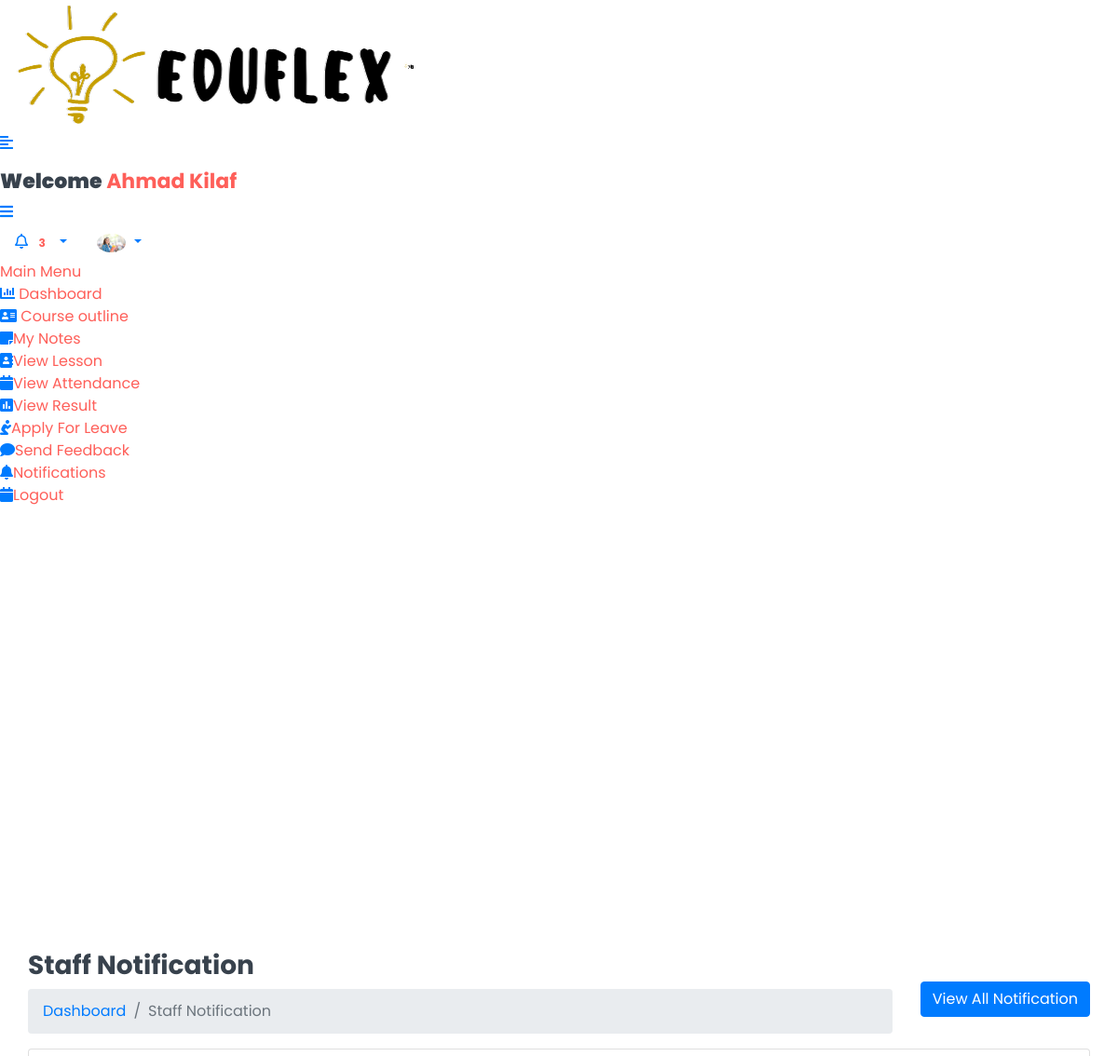
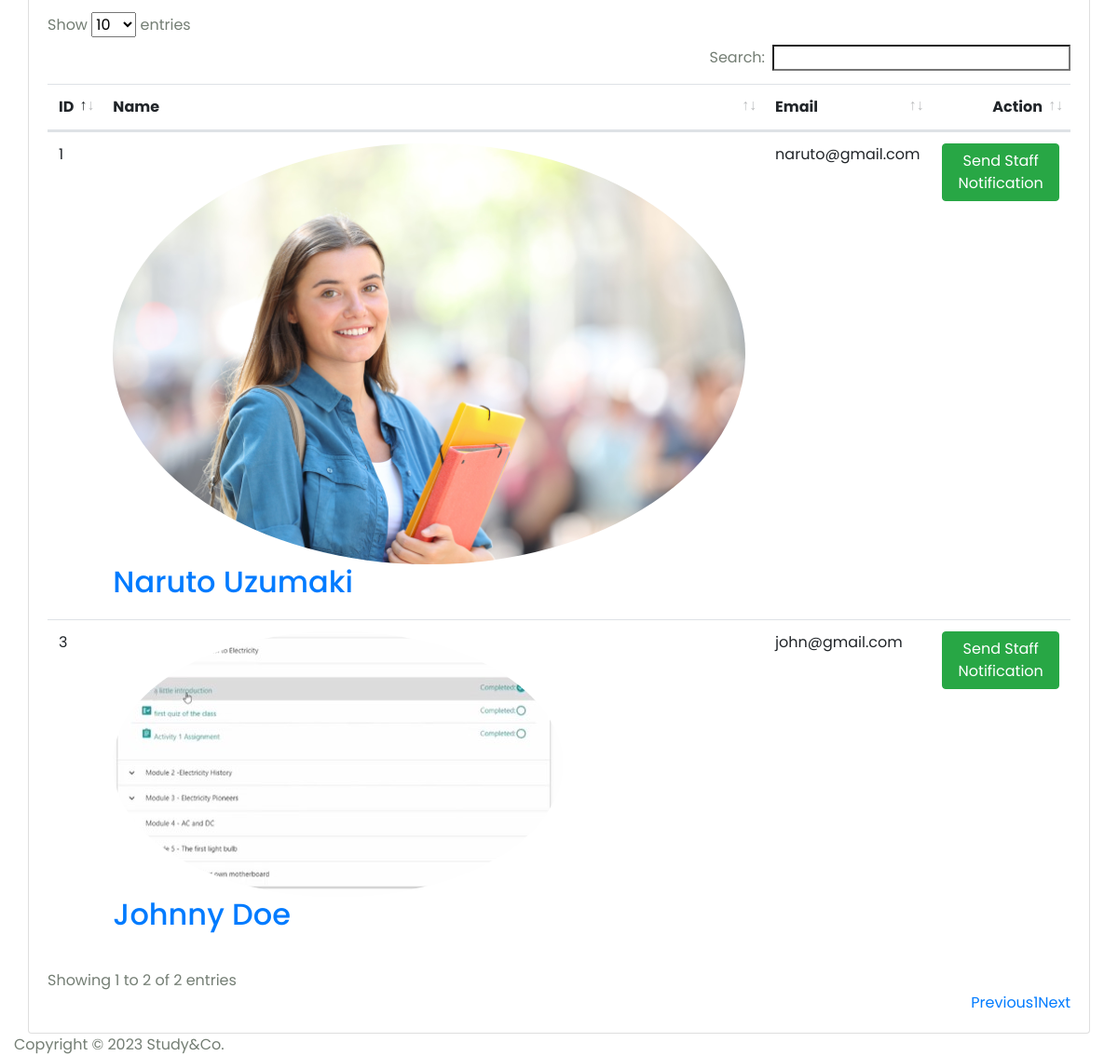
Screenshot of /Hod/Staff/send_notification (signed in) with the database file from the repository (2 pictures, top to bottom).
### StudyApp/models.py (models this page shows, shortened)
class CustomUser(AbstractUser):
    USER = (
        (1,'HOD'),
        (2,'STAFF'),
        (3,'STUDENT'),
    )
    user_type = models.CharField(choices=USER,max_length=50,default=1)
    profile_pic = models.ImageField(upload_to='media/profile_pic')

class Staff(models.Model):
    admin = models.OneToOneField(CustomUser,on_delete=models.CASCADE)
    address = models.TextField()
    gender = models.CharField(max_length=100)
    created_at = models.DateTimeField(auto_now_add=True)
    updated_at = models.DateTimeField(auto_now=True)

### StudyGo/Hod_Views.py (the view)
# urls.py: path('Hod/Staff/send_notification',Hod_Views.STAFF_SEND_NOTIFICATION,name='staff_send_notification'),
@login_required(login_url='login')
def STAFF_SEND_NOTIFICATION(request):
    staff = Staff.objects.all()
    see_notification = Staff_Notification.objects.all().order_by('-id')[0:5]
    context = {
        'staff': staff,
        'see_notification':see_notification,
    }
    return render(request,'Hod/staff_notification.html',context)

### templates/Hod/staff_notification.html (shortened to what this page needs)
{% extends 'base.html' %} {% block content %}
<div class="content container-fluid">
  <div class="page-header">
    <div class="row align-items-center">
      <div class="col">
        <h3 class="page-title">Staff Notification</h3>
        <ul class="breadcrumb">
          <li class="breadcrumb-item"><a href="index.html">Dashboard</a></li>
          <li class="breadcrumb-item active">Staff Notification</li>
        </ul>
      </div>
      <div class="col-auto text-right float-right ml-auto">
        <button
          type="button"
          class="btn btn-primary"
          data-toggle="modal"
          data-target="#exampleModalCenter"
        >
          View All Notification
        </button>
      </div>
    </div>
  </div>
  <div class="row">
    <div class="col-sm-12">
      <div class="card card-table">
        <div class="card-body">
          <div class="table-responsive">
            <table id="table_id" class="table table-hover table-center mb-0">
              <thead>
                <tr>
                  <th>ID</th>
                  <th>Name</th>
                  <th>Email</th>
                  <th class="text-right">Action</th>
                </tr>
              </thead>
              <tbody>
                {% for i in staff %}
                <tr>
                  <td>{{i.id}}</td>
                  <td>
                    <h2 class="table-avatar">
                      <a href="#" class="avatar avatar-sm mr-2"
                        ><img
                          class="avatar-img rounded-circle"
                          src="/{{i.admin.profile_pic}}"
                          alt="User Image"
                      /></a>
                      <a href="#"
                        >{{i.admin.first_name}} {{i.admin.last_name}}</a
                      >
                    </h2>
                  </td>
                  <td>{{i.admin.email}}</td>
                  <td class="text-right">
                    <button
                      type="button"
                      class="btn btn-success"
                      data-toggle="modal"
                      data-target="#sendnotification-{{forloop.counter}}"
                    >
                      Send Staff Notification
                    </button>
                  </td>
                </tr>
                {% endfor %}
              </tbody>
            </table>
          </div>
        </div>
      </div>
    </div>
  </div>
</div>
{% endblock content %}

### templates/includes/header.html (shortened to what this page needs)
{% load static %}
<div class="header">
  <div class="header-left">
    <a href="#" class="logo">
      <img src="{% static 'assets/img/eduflex.png' %}" alt="Logo" />
    </a>
    <a href="#" class="logo logo-small">
      <img
        src="{% static 'assets/img/eduflex.png' %}"
        alt="Logo"
        width="10"
        height="10"
      />
    </a>
  </div>
  <a href="javascript:void(0);" id="toggle_btn">
    <i class="fas fa-align-left"></i>
  </a>
  <div class="top-nav-search mt-3">
    <h4>
      <strong>Welcome</strong
      ><span> {{user.first_name}} {{user.last_name}} </span>
    </h4>
  </div>
  <a class="mobile_btn" id="mobile_btn">
    <i class="fas fa-bars"></i>
  </a>
  <ul class="nav user-menu">
    <li class="nav-item dropdown noti-dropdown">
      <a href="#" class="dropdown-toggle nav-link" data-toggle="dropdown">
        <i class="far fa-bell"></i>
        <span class="badge badge-pill">3</span>
      </a>
    </li>
    <li class="nav-item dropdown has-arrow">
      <a href="#" class="dropdown-toggle nav-link" data-toggle="dropdown">
        {% if user.profile_pic == "" %}
        <span class="user-img"
          ><img
            class="rounded-circle"
            src="{% static 'assets/img/noimg.jpg' %}"
            width="31"
            alt="Ryan Taylor"
        /></span>
        {% else %}
        <span class="user-img"
          ><img
            class="rounded-circle"
            src="/{{user.profile_pic}}"
            width="31"
            alt="Ryan Taylor"
        /></span>
        {% endif %}
      </a>
    </li>
  </ul>
</div>

### static/assets2/css/style.css (style rules this page uses)
body { font-family: 'Poppins', sans-serif; font-style: normal; color: #747e74; overflow-x: hidden; }
* { margin: 0; padding: 0; box-sizing: border-box; }
img { max-width: 100%; }
ul { margin: 0; padding: 0; list-style-type: none; }
a { text-decoration: none; display: inline-block; }
h1, h3, h4 { font-family: 'Poppins', sans-serif; font-weight: 700; color: #38424d; }
h3 { font-size: 28px; }
h4 { font-size: 22px; }
span { display: contents; color: #fe5f59; }

### rows the page displays
CustomUser: profile_pic (picture)
Staff: id "1", admin.profile_pic (picture), admin.first_name "Naruto", admin.last_name "Uzumaki", admin.email "naruto@gmail.com"
Staff: id "3", admin.profile_pic (picture), admin.first_name "Johnny", admin.last_name "Doe", admin.email "john@gmail.com"
